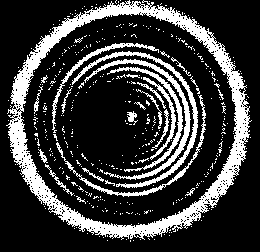
#> input picture tracking_python/example calibration library/lib2 3475-3555 100ms cover up com017_MMStack_Default.ome0000.tif, 260 x 252 px; its folder holds 4 pictures in this run
$ python Tracking.py
#> lines starting #> are read from the running program, lines starting #| are printed output that depends on the picture
import numpy as np
import os
import matplotlib.pyplot as plt
import cv2
import imutils
import multiprocessing as mp
import functools
import math

#-----------------------------------------------------------------------------------------------------------------------
# Input
p_lib = 'example calibration library'
p_video = 'example video'
p_center = '2D centers.txt'

Center_ignore = 10  # Pixel radius to ignore around the center when calculating correlation
scale = 6.1         # Number of pixels per 1 μm in x and y directions
R_max = 80          # Maximum radius for Ir calculation and correlation comparison
obj_z = 3561        # Microscope height during video recording
lib_start = 3475    # Starting height of the library
lower_limit = 0.9   # Correlation coefficient threshold for reliable results
interpolation_parameter = 5  # Percentile setting for correlation interpolation (5 → 95th percentile as minimum)
D = 0.500           # Library step height
Nm = 1.32           # Medium refractive index correction

#-----------------------------------------------------------------------------------------------------------------------
# Functions

# [15 lines left out: function average_r, not called in this run]


def read_center(path):
    data = np.loadtxt(path)
    return data


def read_photo(path):
    image_filenames = [os.path.join(path, filename) for filename in sorted(os.listdir(path)) if filename.endswith(".tif")]
    images = []
    for filename in image_filenames:
        image = cv2.imread(filename, cv2.IMREAD_UNCHANGED)
        image = image.astype(np.float32)
        images.append(image)
    images = np.array(images)
    return images


# [47 lines left out: functions average_r1_to_r2_fast, i_r, not called in this run]


def read_photos(path):
#> called with path = 'example calibration library'
    files = [file for file in sorted(os.listdir(path)) if not os.path.isdir(os.path.join(path, file))]
    num = len(files)
    im = cv2.imread(path + "/" + files[0], cv2.IMREAD_UNCHANGED)
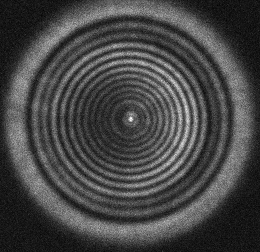
#> im: shape (252, 260) uint16; min 99, max 491, mean 206.9; drawn with min black and max white
    pic = np.ones((num, im.shape[0], im.shape[1]))  # (z,row,col)
    center = np.ones((num, 2))

    for num, file in enumerate(files):
        pic[num] = cv2.imread(path + "/" + file, cv2.IMREAD_UNCHANGED)

        gray_16m = (pic[num] / np.max(pic[num])) * 255
        gray_8 = np.array(gray_16m, dtype='uint8')

        blurred = cv2.GaussianBlur(gray_8, (5, 5), sigmaX=20, sigmaY=20, borderType=0)
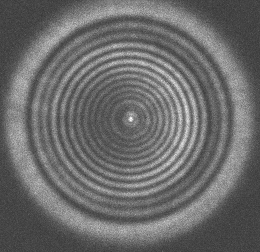
#> gray_8: shape (252, 260); min 51, max 255, mean 106.9
        thresh = cv2.threshold(blurred, 0, 255, cv2.THRESH_BINARY + cv2.THRESH_OTSU)[1]
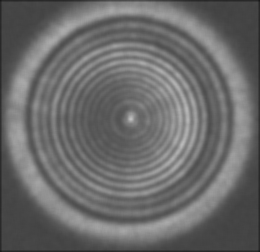
#> blurred: shape (252, 260); min 24, max 192, mean 106.2

        cnts = cv2.findContours(thresh.copy(), cv2.RETR_EXTERNAL, cv2.CHAIN_APPROX_SIMPLE)
        cnts = imutils.grab_contours(cnts)
        i = 0
        j = 0
        r = 1000
        for c in cnts:
            area = cv2.contourArea(c)
            length = cv2.arcLength(c, True)
            # Filter out small/noisy contours
            if area > 20 and length > 20:
                roundness = 4 * np.pi * area / length ** 2
                if abs(roundness - 1) < r:
                    r = abs(roundness - 1)
                    j = i
            i = i + 1
#> after the loop, i = 1; j = 0; r = 0.128

        M = cv2.moments(cnts[j])
        if M["m00"] != 0:
            cX = int(M["m10"] / M["m00"])
#> cX = 128
            cY = int(M["m01"] / M["m00"])
#> cY = 120
            center[num][0] = cX
            center[num][1] = cY
#> pass 2 of the loop in read_photos, `for num, file in enumerate(files):`:
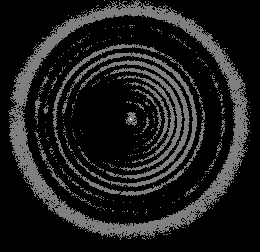
#> input picture tracking_python/example calibration library/lib2 3475-3555 100ms cover up com017_MMStack_Default.ome0001.tif, 260 x 252 px
#> in read_photos, `blurred = cv2.GaussianBlur(gray_8, (5, 5), sigmaX=20, sigmaY=20, borde..`:
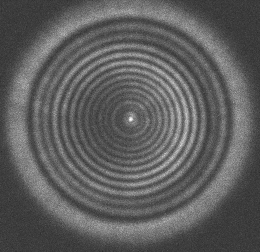
#> gray_8: shape (252, 260); min 41, max 255, mean 93.9
#> in read_photos, `thresh = cv2.threshold(blurred, 0, 255, cv2.THRESH_BINARY + cv2.THRESH..`:
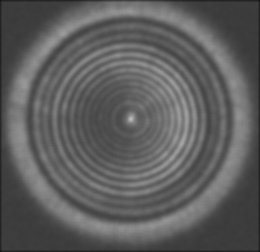
#> blurred: shape (252, 260); min 21, max 185, mean 93.3
#> pass 3 of the loop in read_photos, `for num, file in enumerate(files):`:
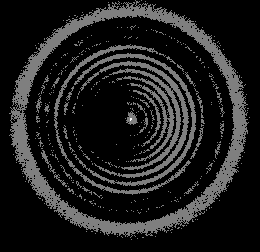
#> input picture tracking_python/example calibration library/lib2 3475-3555 100ms cover up com017_MMStack_Default.ome0002.tif, 260 x 252 px
#> in read_photos, `blurred = cv2.GaussianBlur(gray_8, (5, 5), sigmaX=20, sigmaY=20, borde..`:
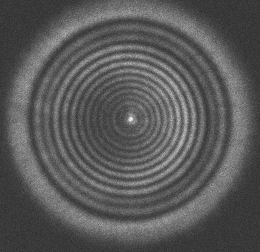
#> gray_8: shape (252, 260); min 37, max 255, mean 88.9
#> in read_photos, `thresh = cv2.threshold(blurred, 0, 255, cv2.THRESH_BINARY + cv2.THRESH..`:
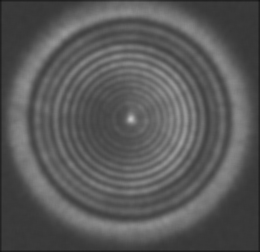
#> blurred: shape (252, 260); min 20, max 194, mean 88.3
#> the loop made 4 passes; the first 3 are shown

    return pic, center


# [25 lines left out: functions corrco1, merge_results, not called in this run]

#-----------------------------------------------------------------------------------------------------------------------
# Tracking
if __name__ == '__main__':
    file_prefix = "temp_output"

    lib, center_lib = read_photos(p_lib)
#> center_lib = [[128, 120], [128, 120], [128, 120], [128, 119]]
    video = read_photo(p_video)
#> (the run stopped early here; a loop or call above may not have finished)
